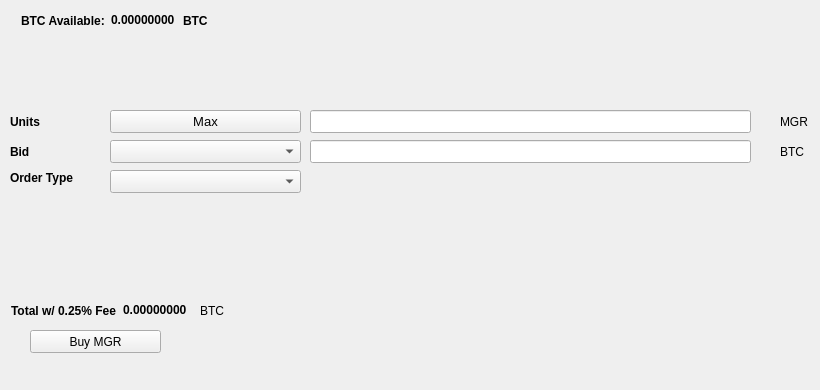
   <widget class="QWidget" name="BuyTab">
    <attribute name="title">
     <string>Buy</string>
    </attribute>
    <widget class="QPushButton" name="BuyMGR">
     <property name="geometry">
      <rect>
       <x>30</x>
       <y>330</y>
       <width>131</width>
       <height>23</height>
      </rect>
     </property>
     <property name="text">
      <string>Buy MGR</string>
     </property>
     <property name="icon">
      <iconset resource="../Monger.qrc">
       <normaloff>:/icons/bitcoin</normaloff>:/icons/bitcoin</iconset>
     </property>
    </widget>
    <widget class="QLabel" name="label_3">
     <property name="geometry">
      <rect>
       <x>10</x>
       <y>110</y>
       <width>46</width>
       <height>23</height>
      </rect>
     </property>
     <property name="font">
      <font>
       <weight>75</weight>
       <bold>true</bold>
      </font>
     </property>
     <property name="text">
      <string>Units</string>
     </property>
    </widget>
    <widget class="QLineEdit" name="UnitsInput">
     <property name="geometry">
      <rect>
       <x>310</x>
       <y>110</y>
       <width>441</width>
       <height>23</height>
      </rect>
     </property>
     <property name="font">
      <font>
       <pointsize>9</pointsize>
       <weight>75</weight>
       <bold>true</bold>
      </font>
     </property>
    </widget>
    <widget class="QLineEdit" name="BuyBidPriceEdit">
     <property name="geometry">
      <rect>
       <x>310</x>
       <y>140</y>
       <width>441</width>
       <height>23</height>
      </rect>
     </property>
     <property name="font">
      <font>
       <pointsize>9</pointsize>
       <weight>75</weight>
       <bold>true</bold>
      </font>
     </property>
    </widget>
    <widget class="QLabel" name="label_4">
     <property name="geometry">
      <rect>
       <x>780</x>
       <y>110</y>
       <width>31</width>
       <height>23</height>
      </rect>
     </property>
     <property name="text">
      <string>MGR</string>
     </property>
    </widget>
    <widget class="QLabel" name="label_5">
     <property name="geometry">
      <rect>
       <x>780</x>
       <y>140</y>
       <width>31</width>
       <height>23</height>
      </rect>
     </property>
     <property name="text">
      <string>BTC</string>
     </property>
    </widget>
    <widget class="QLabel" name="label_6">
     <property name="geometry">
      <rect>
       <x>10</x>
       <y>140</y>
       <width>46</width>
       <height>23</height>
      </rect>
     </property>
     <property name="font">
      <font>
       <weight>75</weight>
       <bold>true</bold>
      </font>
     </property>
     <property name="text">
      <string>Bid</string>
     </property>
    </widget>
    <widget class="QLabel" name="label_7">
     <property name="geometry">
      <rect>
       <x>10</x>
       <y>170</y>
       <width>91</width>
       <height>16</height>
      </rect>
     </property>
     <property name="font">
      <font>
       <weight>75</weight>
       <bold>true</bold>
      </font>
     </property>
     <property name="text">
      <string>Order Type</string>
     </property>
    </widget>
    <widget class="QPushButton" name="Buy_Max_Amount">
     <property name="geometry">
      <rect>
       <x>110</x>
       <y>110</y>
       <width>191</width>
       <height>23</height>
      </rect>
     </property>
     <property name="font">
      <font>
       <pointsize>10</pointsize>
      </font>
     </property>
     <property name="text">
      <string>Max</string>
     </property>
    </widget>
    <widget class="QComboBox" name="BuyBidcomboBox">
     <property name="geometry">
      <rect>
       <x>110</x>
       <y>140</y>
       <width>191</width>
       <height>23</height>
      </rect>
     </property>
     <property name="font">
      <font>
       <pointsize>10</pointsize>
      </font>
     </property>
    </widget>
    <widget class="QComboBox" name="buyOrdertypeCombo">
     <property name="geometry">
      <rect>
       <x>110</x>
       <y>170</y>
       <width>191</width>
       <height>23</height>
      </rect>
     </property>
     <property name="font">
      <font>
       <pointsize>10</pointsize>
      </font>
     </property>
    </widget>
    <widget class="QWidget" name="layoutWidget1">
     <property name="geometry">
      <rect>
       <x>21</x>
       <y>11</y>
       <width>227</width>
       <height>19</height>
      </rect>
     </property>
     <layout class="QHBoxLayout" name="horizontalLayout_3">
      <item>
       <widget class="QLabel" name="label232">
        <property name="font">
         <font>
          <weight>75</weight>
          <bold>true</bold>
         </font>
        </property>
        <property name="text">
         <string>BTC Available:</string>
        </property>
       </widget>
      </item>
      <item>
       <widget class="QLabel" name="BtcAvailableLbl">
        <property name="palette">
         <palette>
          <active>
           <colorrole role="WindowText">
            <brush brushstyle="SolidPattern">
             <color alpha="255">
              <red>0</red>
              <green>0</green>
              <blue>0</blue>
             </color>
            </brush>
           </colorrole>
           <colorrole role="Button">
            <brush brushstyle="SolidPattern">
             <color alpha="255">
              <red>0</red>
              <green>170</green>
              <blue>0</blue>
             </color>
            </brush>
           </colorrole>
           <colorrole role="Light">
            <brush brushstyle="SolidPattern">
             <color alpha="255">
              <red>0</red>
              <green>255</green>
              <blue>0</blue>
             </color>
            </brush>
           </colorrole>
           <colorrole role="Midlight">
            <brush brushstyle="SolidPattern">
             <color alpha="255">
              <red>0</red>
              <green>212</green>
              <blue>0</blue>
             </color>
            </brush>
           </colorrole>
           <colorrole role="Dark">
            <brush brushstyle="SolidPattern">
             <color alpha="255">
              <red>0</red>
              <green>85</green>
              <blue>0</blue>
             </color>
            </brush>
           </colorrole>
           <colorrole role="Mid">
            <brush brushstyle="SolidPattern">
             <color alpha="255">
              <red>0</red>
              <green>113</green>
              <blue>0</blue>
             </color>
            </brush>
           </colorrole>
           <colorrole role="Text">
            <brush brushstyle="SolidPattern">
             <color alpha="255">
              <red>0</red>
              <green>170</green>
              <blue>0</blue>
             </color>
            </brush>
           </colorrole>
           <colorrole role="BrightText">
            <brush brushstyle="SolidPattern">
             <color alpha="255">
              <red>255</red>
              <green>255</green>
              <blue>255</blue>
             </color>
            </brush>
           </colorrole>
           <colorrole role="ButtonText">
            <brush brushstyle="SolidPattern">
             <color alpha="255">
              <red>0</red>
              <green>0</green>
              <blue>0</blue>
             </color>
            </brush>
           </colorrole>
           <colorrole role="Base">
            <brush brushstyle="SolidPattern">
             <color alpha="255">
              <red>255</red>
              <green>255</green>
              <blue>255</blue>
             </color>
            </brush>
           </colorrole>
           <colorrole role="Window">
            <brush brushstyle="SolidPattern">
             <color alpha="255">
              <red>0</red>
              <green>170</green>
              <blue>0</blue>
             </color>
            </brush>
           </colorrole>
           <colorrole role="Shadow">
            <brush brushstyle="SolidPattern">
             <color alpha="255">
              <red>0</red>
              <green>0</green>
              <blue>0</blue>
             </color>
            </brush>
           </colorrole>
           <colorrole role="AlternateBase">
            <brush brushstyle="SolidPattern">
             <color alpha="255">
              <red>127</red>
              <green>212</green>
              <blue>127</blue>
             </color>
            </brush>
           </colorrole>
           <colorrole role="ToolTipBase">
            <brush brushstyle="SolidPattern">
             <color alpha="255">
              <red>255</red>
              <green>255</green>
              <blue>220</blue>
             </color>
            </brush>
           </colorrole>
           <colorrole role="ToolTipText">
            <brush brushstyle="SolidPattern">
             <color alpha="255">
              <red>0</red>
              <green>0</green>
              <blue>0</blue>
             </color>
            </brush>
           </colorrole>
          </active>
          <inactive>
           <colorrole role="WindowText">
            <brush brushstyle="SolidPattern">
             <color alpha="255">
              <red>0</red>
              <green>0</green>
              <blue>0</blue>
             </color>
            </brush>
           </colorrole>
           <colorrole role="Button">
            <brush brushstyle="SolidPattern">
             <color alpha="255">
              <red>0</red>
              <green>170</green>
              <blue>0</blue>
             </color>
            </brush>
           </colorrole>
           <colorrole role="Light">
            <brush brushstyle="SolidPattern">
             <color alpha="255">
              <red>0</red>
              <green>255</green>
              <blue>0</blue>
             </color>
            </brush>
           </colorrole>
           <colorrole role="Midlight">
            <brush brushstyle="SolidPattern">
             <color alpha="255">
              <red>0</red>
              <green>212</green>
              <blue>0</blue>
             </color>
            </brush>
           </colorrole>
           <colorrole role="Dark">
            <brush brushstyle="SolidPattern">
             <color alpha="255">
              <red>0</red>
              <green>85</green>
              <blue>0</blue>
             </color>
            </brush>
           </colorrole>
           <colorrole role="Mid">
            <brush brushstyle="SolidPattern">
             <color alpha="255">
              <red>0</red>
              <green>113</green>
              <blue>0</blue>
             </color>
            </brush>
           </colorrole>
           <colorrole role="Text">
            <brush brushstyle="SolidPattern">
             <color alpha="255">
              <red>0</red>
              <green>170</green>
              <blue>0</blue>
             </color>
            </brush>
           </colorrole>
           <colorrole role="BrightText">
            <brush brushstyle="SolidPattern">
             <color alpha="255">
              <red>255</red>
              <green>255</green>
              <blue>255</blue>
             </color>
            </brush>
           </colorrole>
           <colorrole role="ButtonText">
            <brush brushstyle="SolidPattern">
             <color alpha="255">
              <red>0</red>
              <green>0</green>
              <blue>0</blue>
             </color>
            </brush>
           </colorrole>
           <colorrole role="Base">
            <brush brushstyle="SolidPattern">
             <color alpha="255">
              <red>255</red>
              <green>255</green>
              <blue>255</blue>
             </color>
            </brush>
           </colorrole>
           <colorrole role="Window">
            <brush brushstyle="SolidPattern">
             <color alpha="255">
              <red>0</red>
              <green>170</green>
              <blue>0</blue>
             </color>
            </brush>
           </colorrole>
           <colorrole role="Shadow">
            <brush brushstyle="SolidPattern">
             <color alpha="255">
              <red>0</red>
              <green>0</green>
              <blue>0</blue>
             </color>
            </brush>
           </colorrole>
           <colorrole role="AlternateBase">
            <brush brushstyle="SolidPattern">
             <color alpha="255">
              <red>127</red>
              <green>212</green>
              <blue>127</blue>
             </color>
            </brush>
           </colorrole>
           <colorrole role="ToolTipBase">
            <brush brushstyle="SolidPattern">
             <color alpha="255">
              <red>255</red>
              <green>255</green>
              <blue>220</blue>
             </color>
            </brush>
           </colorrole>
           <colorrole role="ToolTipText">
            <brush brushstyle="SolidPattern">
             <color alpha="255">
              <red>0</red>
              <green>0</green>
              <blue>0</blue>
             </color>
            </brush>
           </colorrole>
          </inactive>
          <disabled>
           <colorrole role="WindowText">
            <brush brushstyle="SolidPattern">
             <color alpha="255">
              <red>0</red>
              <green>85</green>
              <blue>0</blue>
             </color>
            </brush>
           </colorrole>
           <colorrole role="Button">
            <brush brushstyle="SolidPattern">
             <color alpha="255">
              <red>0</red>
              <green>170</green>
              <blue>0</blue>
             </color>
            </brush>
           </colorrole>
           <colorrole role="Light">
            <brush brushstyle="SolidPattern">
             <color alpha="255">
              <red>0</red>
              <green>255</green>
              <blue>0</blue>
             </color>
            </brush>
           </colorrole>
           <colorrole role="Midlight">
            <brush brushstyle="SolidPattern">
             <color alpha="255">
              <red>0</red>
              <green>212</green>
              <blue>0</blue>
             </color>
            </brush>
           </colorrole>
           <colorrole role="Dark">
            <brush brushstyle="SolidPattern">
             <color alpha="255">
              <red>0</red>
              <green>85</green>
              <blue>0</blue>
             </color>
            </brush>
           </colorrole>
           <colorrole role="Mid">
            <brush brushstyle="SolidPattern">
             <color alpha="255">
              <red>0</red>
              <green>113</green>
              <blue>0</blue>
             </color>
            </brush>
           </colorrole>
           <colorrole role="Text">
            <brush brushstyle="SolidPattern">
             <color alpha="255">
              <red>0</red>
              <green>85</green>
              <blue>0</blue>
             </color>
            </brush>
           </colorrole>
           <colorrole role="BrightText">
            <brush brushstyle="SolidPattern">
             <color alpha="255">
              <red>255</red>
              <green>255</green>
              <blue>255</blue>
             </color>
            </brush>
           </colorrole>
           <colorrole role="ButtonText">
            <brush brushstyle="SolidPattern">
             <color alpha="255">
              <red>0</red>
              <green>85</green>
              <blue>0</blue>
             </color>
            </brush>
           </colorrole>
           <colorrole role="Base">
            <brush brushstyle="SolidPattern">
             <color alpha="255">
              <red>0</red>
              <green>170</green>
              <blue>0</blue>
             </color>
            </brush>
           </colorrole>
           <colorrole role="Window">
            <brush brushstyle="SolidPattern">
             <color alpha="255">
              <red>0</red>
              <green>170</green>
              <blue>0</blue>
             </color>
            </brush>
           </colorrole>
           <colorrole role="Shadow">
            <brush brushstyle="SolidPattern">
             <color alpha="255">
              <red>0</red>
              <green>0</green>
              <blue>0</blue>
             </color>
            </brush>
           </colorrole>
           <colorrole role="AlternateBase">
            <brush brushstyle="SolidPattern">
             <color alpha="255">
              <red>0</red>
              <green>170</green>
              <blue>0</blue>
             </color>
            </brush>
           </colorrole>
           <colorrole role="ToolTipBase">
            <brush brushstyle="SolidPattern">
             <color alpha="255">
              <red>255</red>
              <green>255</green>
              <blue>220</blue>
             </color>
            </brush>
           </colorrole>
           <colorrole role="ToolTipText">
            <brush brushstyle="SolidPattern">
             <color alpha="255">
              <red>0</red>
              <green>0</green>
              <blue>0</blue>
             </color>
            </brush>
           </colorrole>
          </disabled>
         </palette>
        </property>
        <property name="font">
         <font>
          <weight>75</weight>
          <bold>true</bold>
         </font>
        </property>
        <property name="text">
         <string>0.00000000</string>
        </property>
        <property name="textInteractionFlags">
         <set>Qt::LinksAccessibleByMouse|Qt::TextSelectableByKeyboard|Qt::TextSelectableByMouse</set>
        </property>
       </widget>
      </item>
      <item>
       <widget class="QLabel" name="BtcAvailableLbl_2">
        <property name="font">
         <font>
          <weight>75</weight>
          <bold>true</bold>
         </font>
        </property>
        <property name="text">
         <string>BTC</string>
        </property>
       </widget>
      </item>
     </layout>
    </widget>
    <widget class="QWidget" name="layoutWidge2">
     <property name="geometry">
      <rect>
       <x>11</x>
       <y>301</y>
       <width>259</width>
       <height>19</height>
      </rect>
     </property>
     <layout class="QHBoxLayout" name="horizontalLayout_4">
      <item>
       <widget class="QLabel" name="label_9">
        <property name="font">
         <font>
          <weight>75</weight>
          <bold>true</bold>
         </font>
        </property>
        <property name="text">
         <string>Total w/ 0.25% Fee</string>
        </property>
       </widget>
      </item>
      <item>
       <widget class="QLabel" name="BuyCostLabel">
        <property name="palette">
         <palette>
          <active>
           <colorrole role="WindowText">
            <brush brushstyle="SolidPattern">
             <color alpha="255">
              <red>0</red>
              <green>0</green>
              <blue>0</blue>
             </color>
            </brush>
           </colorrole>
           <colorrole role="Button">
            <brush brushstyle="SolidPattern">
             <color alpha="255">
              <red>0</red>
              <green>170</green>
              <blue>0</blue>
             </color>
            </brush>
           </colorrole>
           <colorrole role="Light">
            <brush brushstyle="SolidPattern">
             <color alpha="255">
              <red>0</red>
              <green>255</green>
              <blue>0</blue>
             </color>
            </brush>
           </colorrole>
           <colorrole role="Midlight">
            <brush brushstyle="SolidPattern">
             <color alpha="255">
              <red>0</red>
              <green>212</green>
              <blue>0</blue>
             </color>
            </brush>
           </colorrole>
           <colorrole role="Dark">
            <brush brushstyle="SolidPattern">
             <color alpha="255">
              <red>0</red>
              <green>85</green>
              <blue>0</blue>
             </color>
            </brush>
           </colorrole>
           <colorrole role="Mid">
            <brush brushstyle="SolidPattern">
             <color alpha="255">
              <red>0</red>
              <green>113</green>
              <blue>0</blue>
             </color>
            </brush>
           </colorrole>
           <colorrole role="Text">
            <brush brushstyle="SolidPattern">
             <color alpha="255">
              <red>0</red>
              <green>170</green>
              <blue>0</blue>
             </color>
            </brush>
           </colorrole>
           <colorrole role="BrightText">
            <brush brushstyle="SolidPattern">
             <color alpha="255">
              <red>255</red>
              <green>255</green>
              <blue>255</blue>
             </color>
            </brush>
           </colorrole>
           <colorrole role="ButtonText">
            <brush brushstyle="SolidPattern">
             <color alpha="255">
              <red>0</red>
              <green>0</green>
              <blue>0</blue>
             </color>
            </brush>
           </colorrole>
           <colorrole role="Base">
            <brush brushstyle="SolidPattern">
             <color alpha="255">
              <red>255</red>
              <green>255</green>
              <blue>255</blue>
             </color>
            </brush>
           </colorrole>
           <colorrole role="Window">
            <brush brushstyle="SolidPattern">
             <color alpha="255">
              <red>0</red>
              <green>170</green>
              <blue>0</blue>
             </color>
            </brush>
           </colorrole>
           <colorrole role="Shadow">
            <brush brushstyle="SolidPattern">
             <color alpha="255">
              <red>0</red>
              <green>0</green>
              <blue>0</blue>
             </color>
            </brush>
           </colorrole>
           <colorrole role="AlternateBase">
            <brush brushstyle="SolidPattern">
             <color alpha="255">
              <red>127</red>
              <green>212</green>
              <blue>127</blue>
             </color>
            </brush>
           </colorrole>
           <colorrole role="ToolTipBase">
            <brush brushstyle="SolidPattern">
             <color alpha="255">
              <red>255</red>
              <green>255</green>
              <blue>220</blue>
             </color>
            </brush>
           </colorrole>
           <colorrole role="ToolTipText">
            <brush brushstyle="SolidPattern">
             <color alpha="255">
              <red>0</red>
              <green>0</green>
              <blue>0</blue>
             </color>
            </brush>
           </colorrole>
          </active>
          <inactive>
           <colorrole role="WindowText">
            <brush brushstyle="SolidPattern">
             <color alpha="255">
              <red>0</red>
              <green>0</green>
              <blue>0</blue>
             </color>
            </brush>
           </colorrole>
           <colorrole role="Button">
            <brush brushstyle="SolidPattern">
             <color alpha="255">
              <red>0</red>
              <green>170</green>
              <blue>0</blue>
             </color>
            </brush>
           </colorrole>
           <colorrole role="Light">
            <brush brushstyle="SolidPattern">
             <color alpha="255">
              <red>0</red>
              <green>255</green>
              <blue>0</blue>
             </color>
            </brush>
           </colorrole>
           <colorrole role="Midlight">
            <brush brushstyle="SolidPattern">
             <color alpha="255">
              <red>0</red>
              <green>212</green>
              <blue>0</blue>
             </color>
            </brush>
           </colorrole>
           <colorrole role="Dark">
            <brush brushstyle="SolidPattern">
             <color alpha="255">
              <red>0</red>
              <green>85</green>
              <blue>0</blue>
             </color>
            </brush>
           </colorrole>
           <colorrole role="Mid">
            <brush brushstyle="SolidPattern">
             <color alpha="255">
              <red>0</red>
              <green>113</green>
              <blue>0</blue>
             </color>
            </brush>
           </colorrole>
           <colorrole role="Text">
            <brush brushstyle="SolidPattern">
             <color alpha="255">
              <red>0</red>
              <green>170</green>
              <blue>0</blue>
             </color>
            </brush>
           </colorrole>
           <colorrole role="BrightText">
            <brush brushstyle="SolidPattern">
             <color alpha="255">
              <red>255</red>
              <green>255</green>
              <blue>255</blue>
             </color>
            </brush>
           </colorrole>
           <colorrole role="ButtonText">
            <brush brushstyle="SolidPattern">
             <color alpha="255">
              <red>0</red>
              <green>0</green>
              <blue>0</blue>
             </color>
            </brush>
           </colorrole>
           <colorrole role="Base">
            <brush brushstyle="SolidPattern">
             <color alpha="255">
              <red>255</red>
              <green>255</green>
              <blue>255</blue>
             </color>
            </brush>
           </colorrole>
           <colorrole role="Window">
            <brush brushstyle="SolidPattern">
             <color alpha="255">
              <red>0</red>
              <green>170</green>
              <blue>0</blue>
             </color>
            </brush>
           </colorrole>
           <colorrole role="Shadow">
            <brush brushstyle="SolidPattern">
             <color alpha="255">
              <red>0</red>
              <green>0</green>
              <blue>0</blue>
             </color>
            </brush>
           </colorrole>
           <colorrole role="AlternateBase">
            <brush brushstyle="SolidPattern">
             <color alpha="255">
              <red>127</red>
              <green>212</green>
              <blue>127</blue>
             </color>
            </brush>
           </colorrole>
           <colorrole role="ToolTipBase">
            <brush brushstyle="SolidPattern">
             <color alpha="255">
              <red>255</red>
              <green>255</green>
              <blue>220</blue>
             </color>
            </brush>
           </colorrole>
           <colorrole role="ToolTipText">
            <brush brushstyle="SolidPattern">
             <color alpha="255">
              <red>0</red>
              <green>0</green>
              <blue>0</blue>
             </color>
            </brush>
           </colorrole>
          </inactive>
          <disabled>
           <colorrole role="WindowText">
            <brush brushstyle="SolidPattern">
             <color alpha="255">
              <red>0</red>
              <green>85</green>
              <blue>0</blue>
             </color>
            </brush>
           </colorrole>
           <colorrole role="Button">
            <brush brushstyle="SolidPattern">
             <color alpha="255">
              <red>0</red>
              <green>170</green>
              <blue>0</blue>
             </color>
            </brush>
           </colorrole>
           <colorrole role="Light">
            <brush brushstyle="SolidPattern">
             <color alpha="255">
              <red>0</red>
              <green>255</green>
              <blue>0</blue>
             </color>
            </brush>
           </colorrole>
           <colorrole role="Midlight">
            <brush brushstyle="SolidPattern">
             <color alpha="255">
              <red>0</red>
              <green>212</green>
              <blue>0</blue>
             </color>
            </brush>
           </colorrole>
           <colorrole role="Dark">
            <brush brushstyle="SolidPattern">
             <color alpha="255">
              <red>0</red>
              <green>85</green>
              <blue>0</blue>
             </color>
            </brush>
           </colorrole>
           <colorrole role="Mid">
            <brush brushstyle="SolidPattern">
             <color alpha="255">
              <red>0</red>
              <green>113</green>
              <blue>0</blue>
             </color>
            </brush>
           </colorrole>
           <colorrole role="Text">
            <brush brushstyle="SolidPattern">
             <color alpha="255">
              <red>0</red>
              <green>85</green>
              <blue>0</blue>
             </color>
            </brush>
           </colorrole>
           <colorrole role="BrightText">
            <brush brushstyle="SolidPattern">
             <color alpha="255">
              <red>255</red>
              <green>255</green>
              <blue>255</blue>
             </color>
            </brush>
           </colorrole>
           <colorrole role="ButtonText">
            <brush brushstyle="SolidPattern">
             <color alpha="255">
              <red>0</red>
              <green>85</green>
              <blue>0</blue>
             </color>
            </brush>
           </colorrole>
           <colorrole role="Base">
            <brush brushstyle="SolidPattern">
             <color alpha="255">
              <red>0</red>
              <green>170</green>
              <blue>0</blue>
             </color>
            </brush>
           </colorrole>
           <colorrole role="Window">
            <brush brushstyle="SolidPattern">
             <color alpha="255">
              <red>0</red>
              <green>170</green>
              <blue>0</blue>
             </color>
            </brush>
           </colorrole>
           <colorrole role="Shadow">
            <brush brushstyle="SolidPattern">
             <color alpha="255">
              <red>0</red>
              <green>0</green>
              <blue>0</blue>
             </color>
            </brush>
           </colorrole>
           <colorrole role="AlternateBase">
            <brush brushstyle="SolidPattern">
             <color alpha="255">
              <red>0</red>
              <green>170</green>
              <blue>0</blue>
             </color>
            </brush>
           </colorrole>
           <colorrole role="ToolTipBase">
            <brush brushstyle="SolidPattern">
             <color alpha="255">
              <red>255</red>
              <green>255</green>
              <blue>220</blue>
             </color>
            </brush>
           </colorrole>
           <colorrole role="ToolTipText">
            <brush brushstyle="SolidPattern">
             <color alpha="255">
              <red>0</red>
              <green>0</green>
              <blue>0</blue>
             </color>
            </brush>
           </colorrole>
          </disabled>
         </palette>
        </property>
        <property name="font">
         <font>
          <weight>75</weight>
          <bold>true</bold>
         </font>
        </property>
        <property name="autoFillBackground">
         <bool>false</bool>
        </property>
        <property name="text">
         <string>0.00000000</string>
        </property>
        <property name="textInteractionFlags">
         <set>Qt::LinksAccessibleByMouse|Qt::TextSelectableByMouse</set>
        </property>
       </widget>
      </item>
      <item>
       <widget class="QLabel" name="label_10">
        <property name="font">
         <font>
          <weight>50</weight>
          <bold>false</bold>
         </font>
        </property>
        <property name="text">
         <string>BTC</string>
        </property>
       </widget>
      </item>
     </layout>
    </widget>
    <widget class="QLabel" name="label_24">
     <property name="geometry">
      <rect>
       <x>460</x>
       <y>300</y>
       <width>281</width>
       <height>81</height>
      </rect>
     </property>
     <property name="text">
      <string/>
     </property>
     <property name="pixmap">
      <pixmap>:/images/bittrex</pixmap>
     </property>
    </widget>
   </widget>
